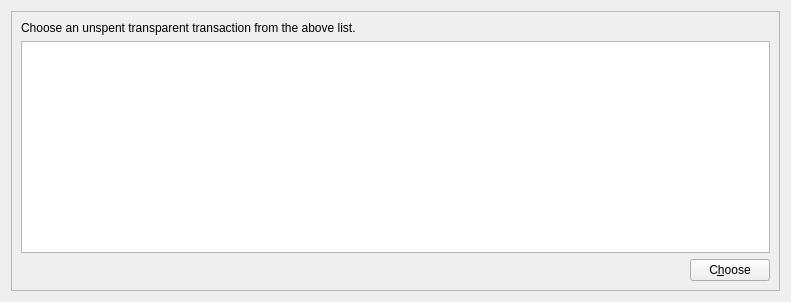
<?xml version="1.0" encoding="UTF-8"?>
<ui version="4.0">
 <class>ZUnspentDialog</class>
 <widget class="QDialog" name="ZUnspentDialog">
  <property name="geometry">
   <rect>
    <x>0</x>
    <y>0</y>
    <width>791</width>
    <height>302</height>
   </rect>
  </property>
  <property name="windowTitle">
   <string>Dialog</string>
  </property>
  <layout class="QVBoxLayout" name="verticalLayout">
   <item>
    <widget class="QFrame" name="frame">
     <property name="frameShape">
      <enum>QFrame::StyledPanel</enum>
     </property>
     <property name="frameShadow">
      <enum>QFrame::Raised</enum>
     </property>
     <layout class="QVBoxLayout" name="verticalLayout_2">
      <item>
       <widget class="QLabel" name="labelZExplanation">
        <property name="text">
         <string>Choose an unspent transparent transaction from the above list.</string>
        </property>
        <property name="textFormat">
         <enum>Qt::PlainText</enum>
        </property>
        <property name="wordWrap">
         <bool>true</bool>
        </property>
       </widget>
      </item>
      <item>
       <widget class="QTableView" name="tableZView">
        <property name="contextMenuPolicy">
         <enum>Qt::CustomContextMenu</enum>
        </property>
        <property name="toolTip">
         <string>Right-click to edit address or label</string>
        </property>
        <property name="tabKeyNavigation">
         <bool>false</bool>
        </property>
        <property name="alternatingRowColors">
         <bool>true</bool>
        </property>
        <property name="selectionMode">
         <enum>QAbstractItemView::SingleSelection</enum>
        </property>
        <property name="selectionBehavior">
         <enum>QAbstractItemView::SelectRows</enum>
        </property>
        <property name="sortingEnabled">
         <bool>true</bool>
        </property>
        <attribute name="verticalHeaderVisible">
         <bool>false</bool>
        </attribute>
       </widget>
      </item>
      <item>
       <layout class="QHBoxLayout" name="horizontalLayout">
        <item>
         <spacer name="horizontalSpacer">
          <property name="orientation">
           <enum>Qt::Horizontal</enum>
          </property>
          <property name="sizeHint" stdset="0">
           <size>
            <width>40</width>
            <height>20</height>
           </size>
          </property>
         </spacer>
        </item>
        <item>
         <widget class="QPushButton" name="closeButton">
          <property name="sizePolicy">
           <sizepolicy hsizetype="Minimum" vsizetype="Minimum">
            <horstretch>0</horstretch>
            <verstretch>0</verstretch>
           </sizepolicy>
          </property>
          <property name="text">
           <string>C&amp;hoose</string>
          </property>
          <property name="autoDefault">
           <bool>false</bool>
          </property>
         </widget>
        </item>
       </layout>
      </item>
     </layout>
    </widget>
   </item>
  </layout>
 </widget>
 <resources>
  <include location="../bitcoin.qrc"/>
 </resources>
 <connections/>
</ui>
